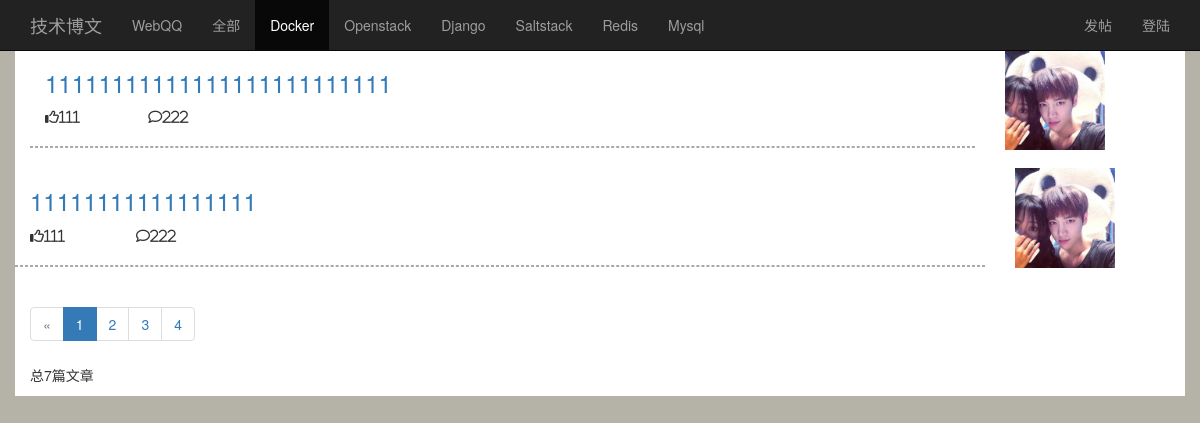
Page /category/1/ on the committed database.
### app01/models.py (models this page shows, shortened)
class Category(models.Model):
    name = models.CharField(max_length=64,unique=True)
    set_as_top_menu = models.BooleanField(default=True)

class Article(models.Model):
    title = models.CharField(max_length=128,unique=True)
    author = models.ForeignKey("UserProifle")
    category = models.ForeignKey("Category")
    pub_date = models.DateTimeField(auto_now_add=True,auto_created=True)
    tags = models.ManyToManyField("Tag", null=True)
    body = models.TextField(max_length=100000)
    head_img = models.ImageField(upload_to="uploads")
    status_choices = ((0,'草稿'),(1,'发布'),(2,'隐藏'))
    priority = models.SmallIntegerField(default=1000,verbose_name="优先级")

### app01/views.py (the view)
# urls.py: url(r'^category/(\d+|all)/$', views.category,name="category" ),
def category(request,category_id):
    categories = models.Category.objects.filter(set_as_top_menu=True)
    if category_id == 'all':
        articles = models.Article.objects.all().order_by("-id")    #倒叙
    else:
        articles = models.Article.objects.filter(category_id=category_id).order_by("-id")     #根据ID过滤后的数据 然后在分页
    paginator = Paginator(articles, 2)  #分页功能  2的意思是一页分2条
    page = request.GET.get('page')         #前端发送一个page  去url里面取page的值
    try:
        contacts = paginator.page(page)          #如果不是整理
    except PageNotAnInteger:
        contacts = paginator.page(1)
    except EmptyPage:                     #如果是空页
        contacts = paginator.page(paginator.num_pages)       #最后一页返回给用户
    return render(request,'index.html',{'categories':categories,'articles':contacts})

### app01/templatetags/bbs_tags.py (called while the page is built)
@register.simple_tag
def truncate_upload_img(img_src):
    print(img_src.name,img_src.name.lstrip('/uploads/'))
    return img_src.name.split('/')[1]

@register.simple_tag
def redner_paginator_btn(articles,page):
    current_page = articles.number          #前端写的自定义模板传入了articles的值，这个值是在views中生成的django分页方法，所以这里还可以使用这个articles.number方法
    if abs(current_page - page) <= 3:
        htmle = """<li><a href="?page={page}">{page}</a></li>""".format(page=page)
        return mark_safe(htmle)               #把写的html返回给前端中的自定义模块区域，
    return ''

### templates/index.html (shortened to what this page needs)
{% extends "base.html" %}
{% load bbs_tags %}
{% block body %}
    <nav class="navbar navbar-inverse navbar-fixed-top">
        <div class="container">
            <div class="navbar-header">
                <a class="navbar-brand" href="#">技术博文</a>
                <div id=" navbar" class="collapse navbar-collapse"></div>
            </div>
            <div>
                <ul class="nav navbar-nav">
                     <li class=""><a href="{% url 'webqq' %}">WebQQ</a></li>
                    <li class=""><a href="{% url 'category' 'all' %}">全部</a></li>
                    {% for category in categories %}
                        <li class=""><a href="{% url 'category' category.id %}">{{ category.name }}</a></li>
                    {% endfor %}
                </ul>
                <ul class="nav navbar-nav navbar-right">
                    <li class=""><a href="{% url 'new_article' %}">发帖</a></li>
                    {% if request.user.is_authenticated %}
                        <li class="dropdown">
                            <a href="#" class="dropdown-toggle" data-toggle="dropdown" role="button" aria-haspopup="true" aria-expanded="false">{{ request.user }} <span class="caret"></span></a>
                            <ul class="dropdown-menu">
                                    <li><a href="{% url "logout" %}">注销</a></li>
                                    <li><a href="#">none</a></li>
                            </ul>
                        </li>
                    {% else %}
                    <li class=""><a href="{% url "login" %}">登陆</a></li>
                    {% endif %}
                </ul>
            </div>
        </div>
    </nav>
    <div class="container" style="background-color: white;">
        {% block container %}
            <div class="row">
            <div class="col-lg-12">
                {% block left-panel-content %}
                    {% for article in articles %}
                        <div class="row">
                            <div class="col-lg-10">
                                <div class="col-lg-8">
                                    <h3><a href="{% url 'article_detail'  article.id %}">{{ article.title }}</a></h3>
                                </div>
                                <div class="row">
                                    <div class="col-lg-8">
                                        <div class="col-md-2">
                                            <i class="fa fa-thumbs-o-up" aria-hidden="true">111</i>
                                        </div>
                                        <div class="col-md-2">
                                            <i class="fa fa-comment-o" aria-hidden="true">222</i>
                                        </div>
                                    </div>
                                </div>
                                <hr style="border: 1px dashed darkgray">
                            </div>
                            <div class="col-lg-2">
                                <img height="100px" width="100px"
                                     src="/static/{% truncate_upload_img article.head_img %}">
                            </div>
                        </div>
                        </div>
                    {% endfor %}
                    <nav aria-label="...">
                        <ul class="pagination">
                            <li class="disabled"><a href="#" aria-label="Previous"><span
                                    aria-hidden="true">&laquo;</span></a>
                            </li>
                            {% for page in articles.paginator.page_range %}
                                {% if articles.number == page %}
                                    <li class="active"><a href="?page={{ page }}">{{ page }}</a></li>
                                {% else %}
                                    {% redner_paginator_btn articles page %}
                                {% endif %}
                            {% endfor %}
                        </ul>
                    </nav>
                    <p>总{{ articles.paginator.count }}篇文章</p>
                {% endblock %}
            <div class="col-lg-4">
            </div>
        {% endblock %}
        </div>
{% endblock %}

### statics/css/starter-template.css (style rules this page uses)
body { padding-top: 50px; }

### rows in the picture
Category: name "Docker"
Category: name "Openstack"
Category: name "Django"
Category: name "Saltstack"
Category: name "Redis"
Category: name "Mysql"
Article: title "11111111111111111111111111", head_img (picture)
Article: title "11111111111111111", head_img (picture)

### other values in the picture
{{ page }} "1"
{{ articles.paginator.count }} "7"
